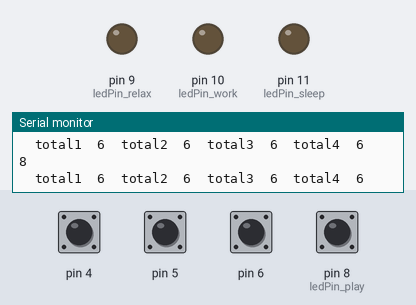
This sketch was run on a simulated Arduino Uno, built with avr-gcc and run on an emulated ATmega328P. Shown: output pins drawn as LEDs (lit = HIGH), the last lines printed to the serial monitor. The test bench sets the inputs (shaded band); at power-on: pin 4–6, pin 8 (ledPin_play) HIGH.

Above: at 1.2 s.
1.3 s: pin 4 pulled LOW for 0.15 s
At 2.5 s:
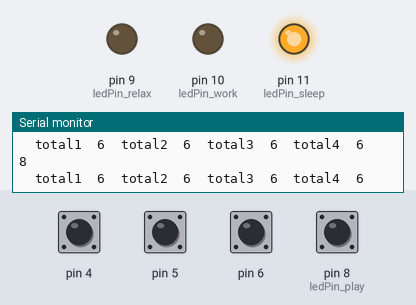
2.9 s: pin 6 pulled LOW for 0.15 s
At 4.3 s:
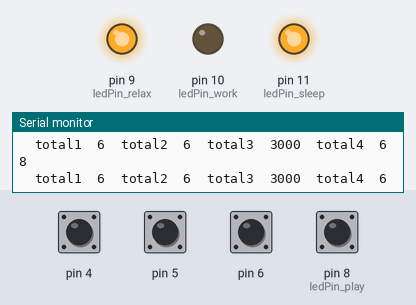
4.6 s: pin 5 pulled LOW for 0.15 s
At 5.3 s:
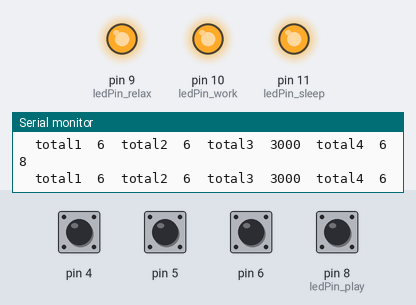
6.2 s: pin 4 pulled LOW for 1 s
At 7.4 s:
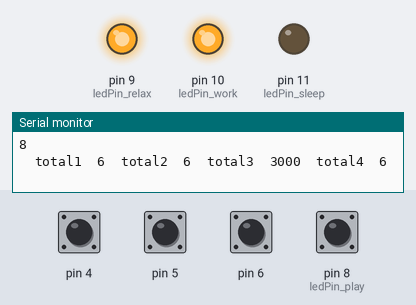
8.7 s: pin 5 pulled LOW for 1 s
At 9.4 s:
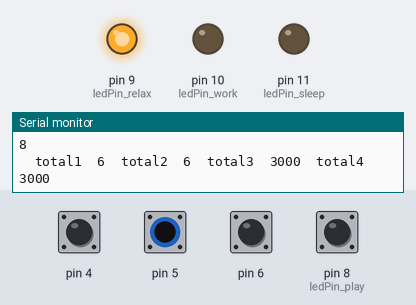
11.2 s: pin 4 driven LOW and pin 6 driven LOW
At 11.6 s:
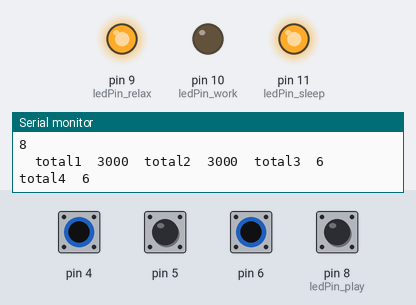
Timing chart, 0 to 14.2 s (numbered marks = the images above; inputs shaded):
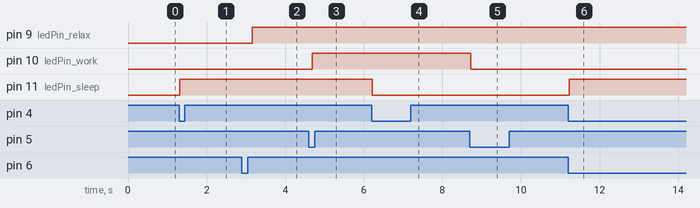

The sketch:

CapacitiveSensorLedOnOff_multiple.ino
```cpp
#include <CapacitiveSensor.h>


/*
 * CapitiveSense Library Demo Sketch
 * Paul Badger 2008
 * Uses a high value resistor e.g. 10M between send pin and receive pin
 * Resistor effects sensitivity, experiment with values, 50K - 50M. Larger resistor values yield larger sensor values.
 * Receive pin is the sensor pin - try different amounts of foil/metal on this pin
 */
int ledPin_sleep =  11;
int ledPin_play =  8;
int ledPin_relax =  9;
int ledPin_work =  10;
int ledPin_leave =  12;
int state_sleep = LOW;
int state_play = LOW;
int state_relax = LOW;
int state_work = LOW;
int count = 1;

CapacitiveSensor   cs_2_4 = CapacitiveSensor(2, 4);       // 10M resistor between pins 4 & 2, pin 2 is sensor pin, add a wire and or foil if desired
CapacitiveSensor   cs_2_6_play = CapacitiveSensor(2, 6);       // 10M resistor between pins 4 & 6, pin 6 is sensor pin, add a wire and or foil
CapacitiveSensor   cs_2_8_relax = CapacitiveSensor(2, 8);       // 10M resistor between pins 4 & 8, pin 8 is sensor pin, add a wire and or foil
CapacitiveSensor   cs_2_5_work = CapacitiveSensor(2, 5);

void setup()
{
  //cs_4_2.set_CS_AutocaL_Millis(0xFFFFFFFF);     // turn off autocalibrate on channel 1 - just as an example
  Serial.begin(9600);
  pinMode(ledPin_sleep, OUTPUT);
  pinMode(ledPin_play , OUTPUT);
  pinMode(ledPin_relax , OUTPUT);
  pinMode(ledPin_work , OUTPUT);
}

void loop()
{
  long start = millis();
  long total1 =  cs_2_4.capacitiveSensor(20);
  long total2 =  cs_2_6_play.capacitiveSensor(20);
  long total3 =  cs_2_8_relax.capacitiveSensor(20);
  long total4 =  cs_2_5_work.capacitiveSensor(20);
//sensorState = digitalRead(capacitiveSensor);

  Serial.println(millis() - start);        // check on performance in milliseconds
  Serial.print("\t");                    // tab character for debug windown spacing

  Serial.print("total1");
  Serial.print("\t");

  Serial.print(total1);                  // print sensor output 1
  Serial.print("\t");
  Serial.print("total2");
  Serial.print("\t");
  Serial.print(total2);                  // print sensor output 2
 Serial.print("\t");
  Serial.print("total3");
  Serial.print("\t");
  Serial.print(total3);                // print sensor output 3

  Serial.print("\t");
  Serial.print("total4");
  Serial.print("\t");
  Serial.println(total4);

  if (total1 > 600 && state_sleep == LOW) {//originally 200 for both low and high
    state_sleep = HIGH;

    digitalWrite (ledPin_sleep,  !digitalRead(ledPin_sleep));  //LED on


  }

 if (total1 < 600 && state_sleep == HIGH)   // only set the state low when the cap sense is really lower
  {
    state_sleep = LOW;
  }

  /////play////
  else if (total2 > 100 && state_play == LOW) {//originally 200 for both low and high
    state_play = HIGH;

    digitalWrite (ledPin_play,  !digitalRead(ledPin_play));  //LED on


  }

 if (total2 < 100 && state_play == HIGH)   // only set the state low when the cap sense is really lower
  {
    state_play = LOW;
  }

  ////////relax///////
 else if (total3 > 600 && state_relax == LOW) {//originally 200 for both low and high
    state_relax = HIGH;

    digitalWrite (ledPin_relax,  !digitalRead(ledPin_relax));  //LED on


  }

 if (total3 < 600 && state_relax == HIGH)   // only set the state low when the cap sense is really lower
  {
    state_relax = LOW;
  }

  /////work/////

   else if (total4 > 200 && state_work == LOW) {//originally 200 for both low and high
    state_work = HIGH;

    digitalWrite (ledPin_work,  !digitalRead(ledPin_work));  //LED on

  }

 if (total4 < 200 && state_work == HIGH)   // only set the state low when the cap sense is really lower
  {
    state_work = LOW;
  }

  delay(100);                             // arbitrary delay to limit data to serial port
}
```

Measured:
- after the input at 1.3 s, pin 11 (ledPin_sleep): LOW → HIGH at once
- after the input at 2.9 s, pin 9 (ledPin_relax): LOW → HIGH after 0.26 s
- after the input at 4.6 s, pin 10 (ledPin_work): LOW → HIGH after 0.09 s
- after the input at 6.2 s, pin 11 (ledPin_sleep): HIGH → LOW at once
- after the input at 8.7 s, pin 10 (ledPin_work): HIGH → LOW at once
- after the input at 11.2 s, pin 11 (ledPin_sleep): LOW → HIGH at once
